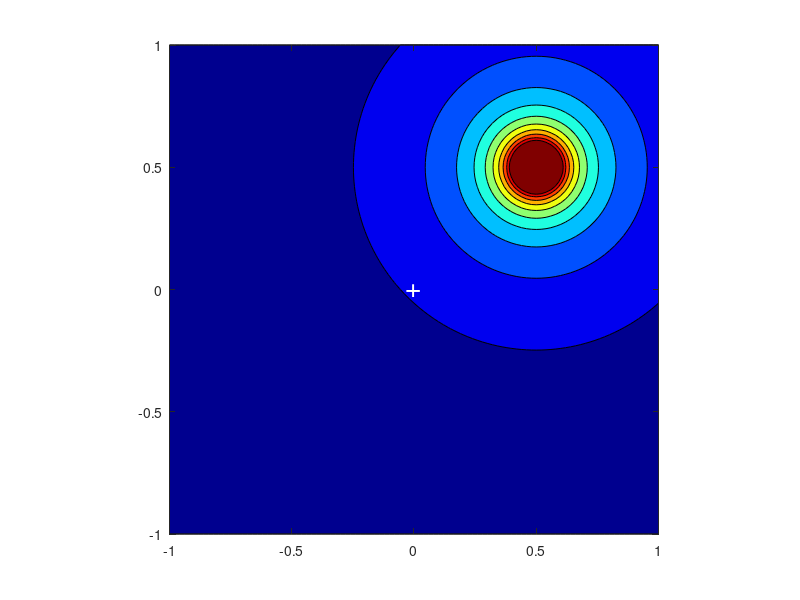

The MATLAB script that drew this image:

clear; close

%%%%% calculating electrostatic potential around charge
K=8.99*10^9; % constant 1/(4*pi*Eps0), where Eps0= 8.85E-12 Farad per meter (F/m)
e0=1.6E-19;  % Charge of an electron

% create mesh
% start: -1
% end: 1
% step: 0.02
g=-1:0.02:1; % grid step is 0.02
% create 2D mesh grid
[xg,yg]=meshgrid(g);
%%
%%%%% charge 1
q1=1*e0; % Electric charge can exist only as an integral multiple of charge of an electron
% The Possible values of electric charge are q = ± 1e0; ± 2e0; ± 3e0...
% xp=0; % x coordinate of charge - the orgin is in 0.0
% yp=0; % y coordinate of charge - the orgin is in 0.0
xp=0.5; % x coordinate of charge - the orgin is in 0.5
yp=0.5; % y coordinate of charge - the orgin is in 0.5
xi=xg-xp; % displacement between grid point and charge, X component
yi=yg-yp; % displacement between grid point and charge, Y component

% razdalja med x in y je polmer
R=sqrt(xi.^2 + yi.^2); %
V=q1*K./R; % V=e/(4*pi*eps*r) >> potenital around charge

%%
% inside "circle" is constant (max) value, radius of chrage is d=0.1
d = 0.1; % this is "radious of charge"
Vmax = K*q1 / d;
V(R<d)=Vmax; % inside radius: set to Emax value (we can not calculate E. potential inside the charge)
% plot
figure
contourf(xg,yg,V)
colormap(jet)
text(0,0,'+','FontSize',20,'Color','w','HorizontalAlignment','center','VerticalAlignment','middle')
ax=gca;
axis(ax,'equal')
saveas(gcf,'Figure_charge1.png')

% figure
% s=surf(xg,yg,V);
% colormap(jet)
% s.EdgeColor = 'none';
% saveas(gcf,'Figure_charge11.png')